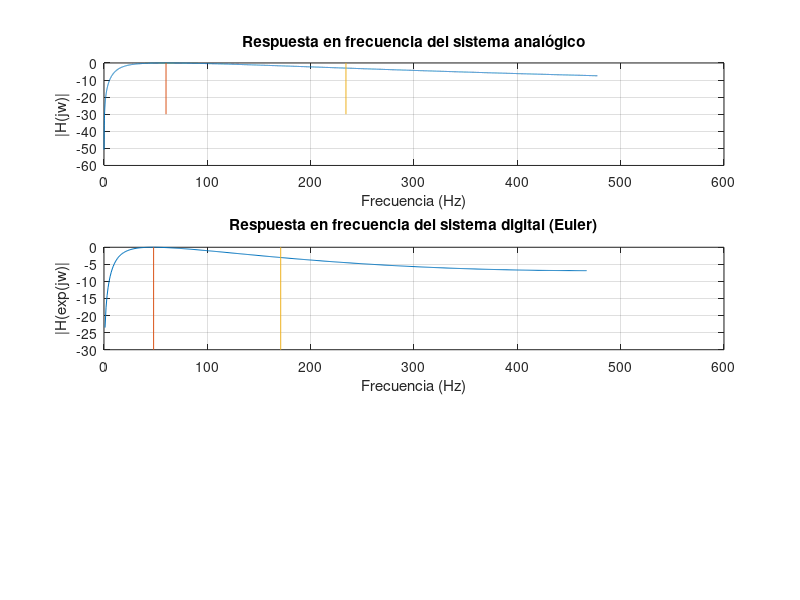

Write the MATLAB code that produced this figure. (Note: this script raises an error after producing the figure.)
clear

% Sistema analógico

Xs = [12500 0];
Ys = [44 60625 6250000];
omega = linspace(0, 3000, 10001);

H = freqs(Xs, Ys, omega);
H = 20*log10(abs(H));
H -= max(H);

indice0dB_S = find(H == max(H));
for (i = indice0dB_S : length(H))
    if (H(i) >= -3 && H(i+1) < -3)
        indice3dB_S = i;
        break
    end
end

deltaF = 3000 / 10000;
deltaF_Hz_S = deltaF / (2*pi);
frecuenciaCorteS = indice3dB_S * deltaF_Hz_S;

fm = round(4 * frecuenciaCorteS) - 1;
T = 1/fm;

% Sistema digital - Euler

EulerX = [12500*T -12500*T];
EulerY = [(6250000*T^2 + 60625*T + 44) (-60625*T -88) 44];

H_Euler = freqz(EulerX, EulerY, fm/2);
H_Euler = 20*log10(abs(H_Euler));
H_Euler -= max(H_Euler);

indice0dB_Euler = find(H_Euler == max(H_Euler));
for (i = indice0dB_Euler : length(H_Euler))
    if (H_Euler(i) >= -3 && H_Euler(i+1) < -3)
        indice3dB_Euler = i;
        break
    end
end

frecuenciaCorteEuler = indice3dB_Euler; % El deltaF es 1

% Sistema digital - Bilineal

BilinealX = [12500*T -12500*T];
BilinealY = [(3125000*T^2 + 60625*T + 88) (6250000*T^2 - 176) (3125000*T^2 - 60625*T + 88)];

H_Bilineal = freqz(BilinealX, BilinealY, fm/2);
H_Bilineal = 20*log10(abs(H_Bilineal));
H_Bilineal -= max(H_Bilineal);

indice0dB_Bilineal = find(H_Bilineal == max(H_Bilineal));
for (i = indice0dB_Bilineal : length(H_Bilineal))
    if (H_Bilineal(i-1) > -3 && H_Bilineal(i) <= -3)
        indice3dB_Bilineal = i;
        break
    end
end

%plot(H_Bilineal)
%
%frecuenciaCorteBilineal = indice3dB_Bilineal; % El deltaF es 1

% Gráficos

subplot(3, 1, 1)
plot(omega / (2*pi), H)
hold on
plot([indice0dB_S*deltaF_Hz_S indice0dB_S*deltaF_Hz_S], [0 -30])
plot([frecuenciaCorteS frecuenciaCorteS], [0 -30])
xlim([0 600])
title("Respuesta en frecuencia del sistema analógico")
xlabel("Frecuencia (Hz)")
ylabel("|H(jw)|")
grid on

subplot(3, 1, 2)
plot(0:(fm/2) - 1, H_Euler)
hold on
plot([indice0dB_Euler indice0dB_Euler], [0 -30])
plot([frecuenciaCorteEuler frecuenciaCorteEuler], [0 -30])
xlim([0 600])
title("Respuesta en frecuencia del sistema digital (Euler)")
xlabel("Frecuencia (Hz)")
ylabel("|H(exp(jw)|")
grid on

%subplot(3, 1, 3)
%plot(0:(fm/2) - 1, H_Bilineal)
%hold on
%plot([indice0dB_Bilineal indice0dB_Bilineal], [0 -30])
%plot([frecuenciaCorteBilineal frecuenciaCorteBilineal], [0 -30])
%xlim([0 600])
%title("Respuesta en frecuencia del sistema digital (Bilineal)")
%xlabel("Frecuencia (Hz)")
%ylabel("|H(exp(jw)|")
%grid on

setFontSize(12)